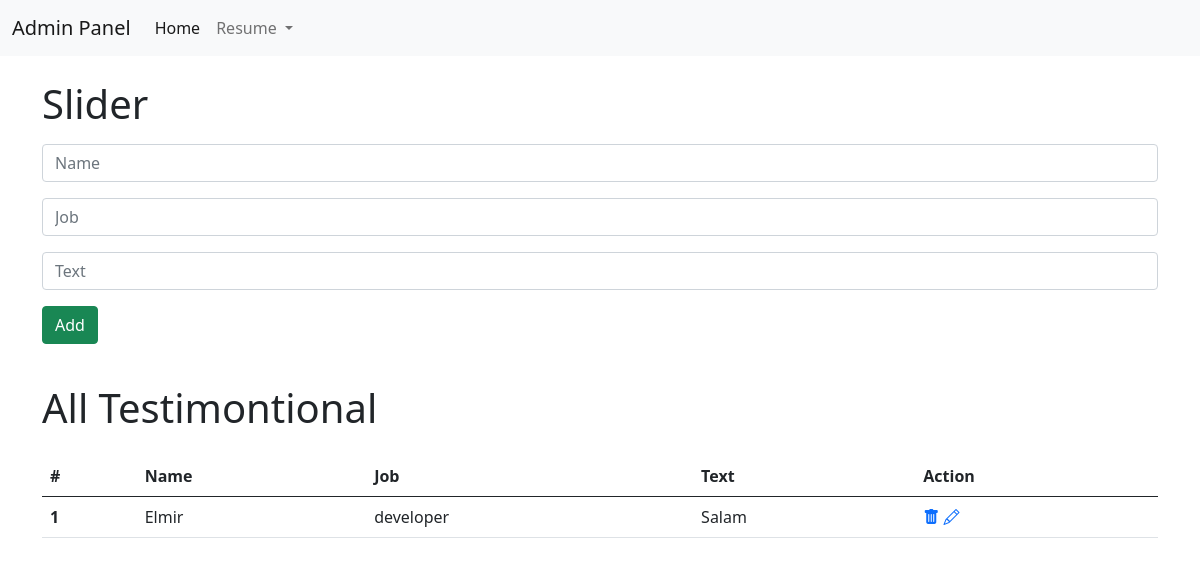
The page /slider on the database as committed earlier.
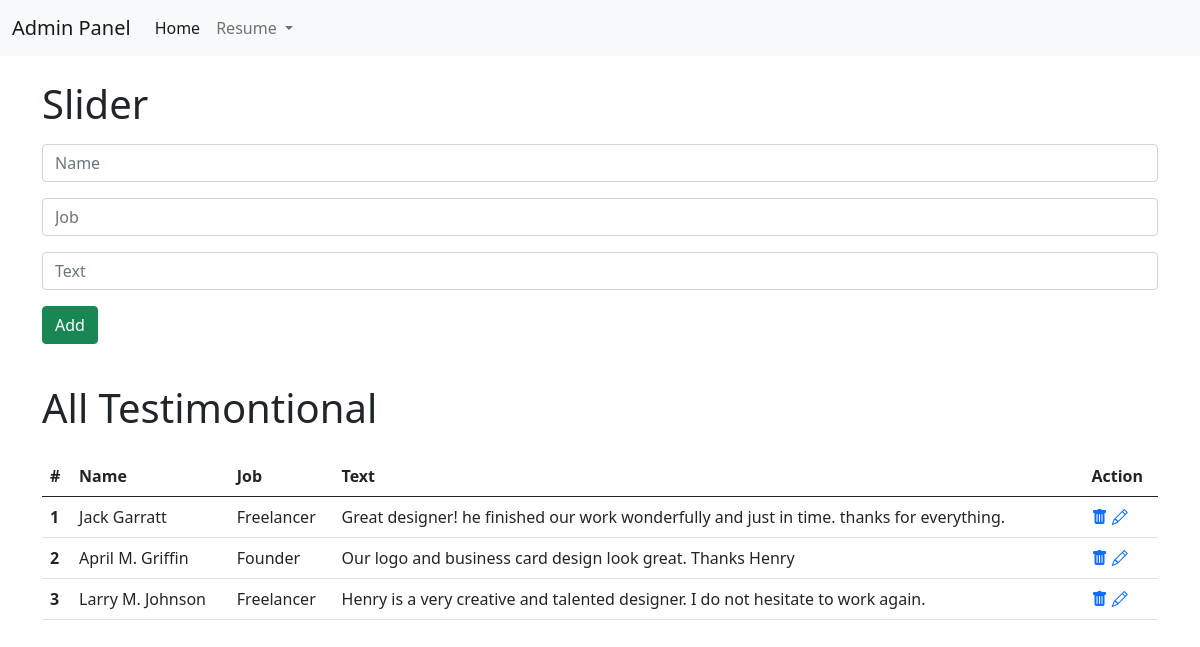
The same page on the database as committed later.
### PROJECT/data.py (models this page shows)
class Slides(db.Model):
    __tablename__='slider'
    id=db.Column(db.Integer,primary_key=True)
    name=db.Column(db.String(20))
    job=db.Column(db.String(20))
    text=db.Column(db.String(50))

### PROJECT/routes.py (the view)
@app.route('/slider')
def slider():
    slides=Slides.query.all()
    return render_template('admin/slider.html', slides=slides)

### PROJECT/templates/admin/slider.html
{% extends "admin/base.html" %}
{% block pages %}
<div class="container">
    <div class="row">
        <div class="col-12 mt-4">
            <h1>Slider</h1>
            <form action="/admin/addslide" method="POST">
                <div class="form-group mt-3">
                    <input type="text" class="form-control" name="name" placeholder="Name">
                </div>
                <div class="form-group mt-3">
                    <input type="text" class="form-control" name="job" placeholder="Job">
                </div>
                <div class="form-group mt-3">
                    <input type="text" class="form-control" name="text" placeholder="Text">
                </div>
                <div class="form-group mt-3">
                    <input type="submit" class="btn btn-success" name="button" value="Add">
                </div>
            </form>
        </div>
    </div>
</div>
<section class="addslider mt-4">
    <div class="container">
      <div class="row">
        <div class="col-12">
          <h1 class="my-3">All Testimontional</h1>
          <table class="table mt-4">
            <thead>
              <tr>
                <th scope="col">#</th>
                <th scope="col">Name</th>
                <th scope="col">Job</th>
                <th scope="col">Text</th>
                <th scope="col">Action</th>
              </tr>
            </thead>
            <tbody>
              {% for slide in slides %}
              <tr>
                <th scope="row">{{slide.id}}</th>
                <td>{{slide.name}}</td>
                <td>{{slide.job}}</td>
                <td>{{slide.text}}</td>
                <td>
                  <a href="/deleteslide/{{slide.id}}"><i class="bi bi-trash-fill"></i></a>
                  <a href="/updateslide/{{slide.id}}"><i class="bi bi-pencil"></i></a>
                </td>
              </tr>
              {% endfor %}
            </tbody>
          </table>
        </div>
      </div>
    </div>
</section>
{% endblock %}

### PROJECT/templates/admin/base.html (shortened to what this page needs)
<!doctype html>
<html lang="en">
  <head>
    <link href="https://cdn.jsdelivr.net/npm/bootstrap@5.0.0-beta2/dist/css/bootstrap.min.css" rel="stylesheet">
    <link rel="stylesheet" href="https://cdn.jsdelivr.net/npm/bootstrap-icons@1.4.0/font/bootstrap-icons.css">
  </head>
  <body>
    <nav class="navbar navbar-expand-lg navbar-light bg-light">
        <div class="container-fluid">
          <a class="navbar-brand" href="#">Admin Panel</a>
          <div class="collapse navbar-collapse" id="navbarScroll">
            <ul class="navbar-nav me-auto my-2 my-lg-0 navbar-nav-scroll" style="--bs-scroll-height: 100px;">
              <li class="nav-item">
                <a class="nav-link active" aria-current="page" href="/admin">Home</a>
              </li>
              <li class="nav-item dropdown">
                <a class="nav-link dropdown-toggle" href="#" id="navbarScrollingDropdown" role="button" data-bs-toggle="dropdown" aria-expanded="false">
                  Resume
                </a>
              </li>
          </div>
        </div>
      </nav>
      {% block pages %}
      {% endblock %}
  </body>
</html>

Rows that differ between the two databases and show on the page:
changed Slides id 1: name "Elmir" → "Jack Garratt"; job "developer" → "Freelancer"; text "Salam" → "Great designer! he finished our work wonderfully and just in time. thanks for everything."
added Slides: id "2", name "April M. Griffin", job "Founder", text "Our logo and business card design look great. Thanks Henry"
added Slides: id "3", name "Larry M. Johnson", job "Freelancer", text "Henry is a very creative and talented designer. I do not hesitate to work again."
